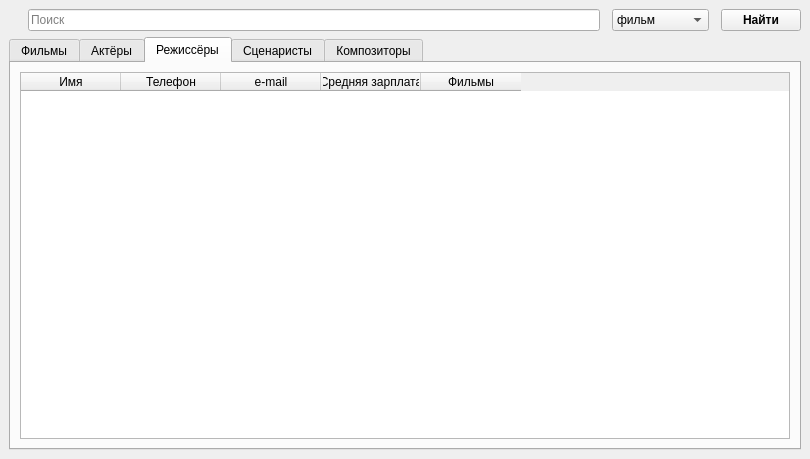
<?xml version="1.0" encoding="UTF-8"?>
<ui version="4.0">
 <class>MainWindow</class>
 <widget class="QMainWindow" name="MainWindow">
  <property name="geometry">
   <rect>
    <x>0</x>
    <y>0</y>
    <width>810</width>
    <height>459</height>
   </rect>
  </property>
  <property name="font">
   <font>
    <family>Helvetica</family>
   </font>
  </property>
  <property name="windowTitle">
   <string>MainWindow</string>
  </property>
  <property name="animated">
   <bool>true</bool>
  </property>
  <widget class="QWidget" name="centralwidget">
   <property name="minimumSize">
    <size>
     <width>810</width>
     <height>459</height>
    </size>
   </property>
   <layout class="QGridLayout" name="gridLayout">
    <item row="0" column="6">
     <widget class="QPushButton" name="Find">
      <property name="font">
       <font>
        <weight>75</weight>
        <bold>true</bold>
       </font>
      </property>
      <property name="text">
       <string>Найти</string>
      </property>
     </widget>
    </item>
    <item row="0" column="2">
     <widget class="QLineEdit" name="ObjectName">
      <property name="minimumSize">
       <size>
        <width>0</width>
        <height>20</height>
       </size>
      </property>
      <property name="text">
       <string/>
      </property>
      <property name="maxLength">
       <number>32771</number>
      </property>
      <property name="placeholderText">
       <string>Поиск</string>
      </property>
     </widget>
    </item>
    <item row="0" column="0">
     <widget class="QLabel" name="logo">
      <property name="text">
       <string/>
      </property>
      <property name="pixmap">
       <pixmap>images/logo3.png</pixmap>
      </property>
      <property name="scaledContents">
       <bool>false</bool>
      </property>
     </widget>
    </item>
    <item row="0" column="4">
     <widget class="QComboBox" name="comboBox">
      <property name="currentText">
       <string>фильм</string>
      </property>
      <property name="modelColumn">
       <number>0</number>
      </property>
      <item>
       <property name="text">
        <string>фильм</string>
       </property>
      </item>
      <item>
       <property name="text">
        <string>актёр</string>
       </property>
      </item>
      <item>
       <property name="text">
        <string>режиссер</string>
       </property>
      </item>
      <item>
       <property name="text">
        <string>сценарист</string>
       </property>
      </item>
      <item>
       <property name="text">
        <string>композитор</string>
       </property>
      </item>
     </widget>
    </item>
    <item row="4" column="0" colspan="7">
     <widget class="QTabWidget" name="OldTab">
      <property name="styleSheet">
       <string notr="true"/>
      </property>
      <property name="currentIndex">
       <number>2</number>
      </property>
      <widget class="QWidget" name="filmTab">
       <attribute name="title">
        <string>Фильмы</string>
       </attribute>
       <layout class="QGridLayout" name="gridLayout_2">
        <item row="0" column="0">
         <widget class="QTableWidget" name="tableWidget">
          <property name="columnCount">
           <number>9</number>
          </property>
          <column>
           <property name="text">
            <string>Название</string>
           </property>
          </column>
          <column>
           <property name="text">
            <string>Сборы</string>
           </property>
          </column>
          <column>
           <property name="text">
            <string>Бюджет</string>
           </property>
          </column>
          <column>
           <property name="text">
            <string>Оценка</string>
           </property>
          </column>
          <column>
           <property name="text">
            <string>Год выхода</string>
           </property>
          </column>
          <column>
           <property name="text">
            <string>Режиссёр</string>
           </property>
          </column>
          <column>
           <property name="text">
            <string>Сценарист</string>
           </property>
          </column>
          <column>
           <property name="text">
            <string>Композитор</string>
           </property>
          </column>
          <column>
           <property name="text">
            <string>Актёры</string>
           </property>
          </column>
         </widget>
        </item>
       </layout>
      </widget>
      <widget class="QWidget" name="actorTab">
       <attribute name="title">
        <string>Актёры</string>
       </attribute>
       <layout class="QGridLayout" name="gridLayout_3">
        <item row="0" column="0">
         <widget class="QTableWidget" name="tableWidget_2">
          <column>
           <property name="text">
            <string>Имя</string>
           </property>
           <property name="font">
            <font>
             <family>Arial</family>
            </font>
           </property>
          </column>
          <column>
           <property name="text">
            <string>e-mail</string>
           </property>
          </column>
          <column>
           <property name="text">
            <string>Телефон</string>
           </property>
          </column>
          <column>
           <property name="text">
            <string>Возраст</string>
           </property>
          </column>
          <column>
           <property name="text">
            <string>Средняя зарплата</string>
           </property>
          </column>
          <column>
           <property name="text">
            <string>Год рождения</string>
           </property>
          </column>
          <column>
           <property name="text">
            <string>Фильмы</string>
           </property>
          </column>
         </widget>
        </item>
       </layout>
      </widget>
      <widget class="QWidget" name="dirTab">
       <attribute name="title">
        <string>Режиссёры</string>
       </attribute>
       <layout class="QGridLayout" name="gridLayout_6">
        <item row="0" column="0">
         <widget class="QTableWidget" name="tableWidget_5">
          <property name="font">
           <font>
            <family>Helvetica</family>
            <weight>50</weight>
            <bold>false</bold>
           </font>
          </property>
          <column>
           <property name="text">
            <string>Имя</string>
           </property>
          </column>
          <column>
           <property name="text">
            <string>Телефон</string>
           </property>
          </column>
          <column>
           <property name="text">
            <string>e-mail</string>
           </property>
          </column>
          <column>
           <property name="text">
            <string>Средняя зарплата</string>
           </property>
          </column>
          <column>
           <property name="text">
            <string>Фильмы</string>
           </property>
          </column>
         </widget>
        </item>
       </layout>
      </widget>
      <widget class="QWidget" name="screenwrTab">
       <attribute name="title">
        <string>Сценаристы</string>
       </attribute>
       <layout class="QGridLayout" name="gridLayout_4">
        <item row="0" column="0">
         <widget class="QTableWidget" name="tableWidget_3">
          <column>
           <property name="text">
            <string>Имя</string>
           </property>
          </column>
          <column>
           <property name="text">
            <string>Телефон</string>
           </property>
          </column>
          <column>
           <property name="text">
            <string>e-mail</string>
           </property>
          </column>
          <column>
           <property name="text">
            <string>Средняя зарплата</string>
           </property>
          </column>
          <column>
           <property name="text">
            <string>Фильмы</string>
           </property>
          </column>
         </widget>
        </item>
       </layout>
      </widget>
      <widget class="QWidget" name="compTab">
       <attribute name="title">
        <string>Композиторы</string>
       </attribute>
       <layout class="QGridLayout" name="gridLayout_5">
        <item row="1" column="0">
         <widget class="QTableWidget" name="tableWidget_4">
          <column>
           <property name="text">
            <string>Имя</string>
           </property>
          </column>
          <column>
           <property name="text">
            <string>Телефон</string>
           </property>
          </column>
          <column>
           <property name="text">
            <string>e-mail</string>
           </property>
          </column>
          <column>
           <property name="text">
            <string>Средняя зарплата</string>
           </property>
          </column>
          <column>
           <property name="text">
            <string>Фильмы</string>
           </property>
          </column>
         </widget>
        </item>
       </layout>
      </widget>
     </widget>
    </item>
   </layout>
   <zorder>OldTab</zorder>
   <zorder>comboBox</zorder>
   <zorder>ObjectName</zorder>
   <zorder>Find</zorder>
   <zorder>logo</zorder>
  </widget>
 </widget>
 <resources/>
 <connections/>
</ui>
